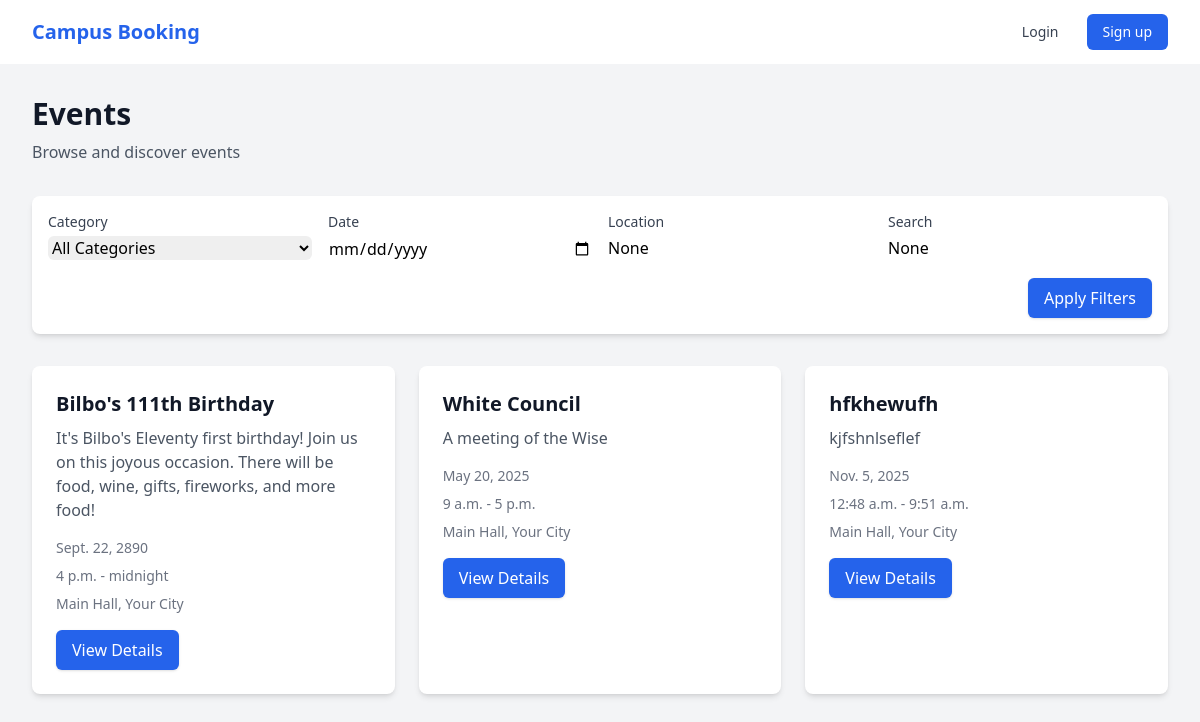
Screenshot of /events/ with the database file from the repository.
### home/models.py (models this page shows, shortened)
class Event(models.Model):
    STATUS_CHOICES = [
        ('draft', 'Draft'),
        ('published', 'Published'),
        ('cancelled', 'Cancelled'),
    ]
    title = models.CharField(max_length=200)
    description = models.TextField()
    category = models.ForeignKey(Category, on_delete=models.SET_NULL, null=True)
    venue = models.ForeignKey(Venue, on_delete=models.SET_NULL, null=True)
    date = models.DateField()
    start_time = models.TimeField()
    end_time = models.TimeField()
    organizer = models.ForeignKey(User, on_delete=models.CASCADE, related_name='organized_events')
    status = models.CharField(max_length=20, choices=STATUS_CHOICES, default='draft')
    allow_manual_invites = models.BooleanField(default=True)
    created_at = models.DateTimeField(auto_now_add=True)
    updated_at = models.DateTimeField(auto_now=True)

class Venue(models.Model):
    name = models.CharField(max_length=200)
    address = models.TextField()
    city = models.CharField(max_length=100)
    state = models.CharField(max_length=100)
    zip_code = models.CharField(max_length=20)
    created_at = models.DateTimeField(auto_now_add=True)

### home/views.py (the view)
# urls.py: path('events/', views.event_list, name='event_list'),
def event_list(request, username=None):
    if username:
        from django.contrib.auth.models import User
        calendar_user = get_object_or_404(User, username=username)
    else:
        calendar_user = request.user
    events = Event.objects.filter(status='published')
    category = request.GET.get('category')
    date = request.GET.get('date')
    location = request.GET.get('location')
    search = request.GET.get('search')
    if category:
        events = events.filter(category_id=category)
    if date:
        events = events.filter(date=date)
    if location:
        events = events.filter(venue__city__icontains=location)
    if search:
        events = events.filter(
            Q(title__icontains=search) |
            Q(description__icontains=search)
        )
    categories = Category.objects.all()
    venues = Venue.objects.all()
    is_owner = request.user.is_authenticated and request.user == calendar_user
    is_calendar_view = request.path.startswith('/calendar/')
    context = {
        'events': events,
        'categories': categories,
        'venues': venues,
        'current_category': category,
        'current_date': date,
        'current_location': location,
        'current_search': search,
        'is_organizer': request.user.is_authenticated and request.user.profile.role == 'organizer',
        'is_performer': request.user.is_authenticated and request.user.profile.role == 'performer',
        'calendar_username': calendar_user.username if calendar_user else None,
        'is_owner': is_owner,
        'is_calendar_view': is_calendar_view,
    }
    template = 'home/event_list.html' if is_calendar_view else 'home/events.html'
    return render(request, template, context)

### accounts/context_processors.py (called while the page is built)
def notification_processor(request):
    notification_count = 0
    if request.user.is_authenticated:
        notification_count = request.user.notifications.filter(is_read=False).count()
    return {
        'notification_count': notification_count
    }

### home/templates/home/events.html (shortened to what this page needs)
{% extends "base.html" %}
{% block content %}
<div class="min-h-screen bg-gray-100">
    <div class="max-w-7xl mx-auto px-4 sm:px-6 lg:px-8 py-8">
        <div class="mb-8">
            <h1 class="text-3xl font-bold text-gray-900">Events</h1>
            <p class="mt-2 text-gray-600">Browse and discover events</p>
        </div>
        <div class="bg-white rounded-lg shadow-md p-4 mb-8">
            <form method="get" class="grid grid-cols-1 md:grid-cols-4 gap-4">
                <div>
                    <label class="block text-sm font-medium text-gray-700">Category</label>
                    <select name="category" class="mt-1 block w-full rounded-md border-gray-300">
                        <option value="">All Categories</option>
                    </select>
                </div>
                <div>
                    <label class="block text-sm font-medium text-gray-700">Date</label>
                    <input type="date" name="date" value="{{ current_date }}" class="mt-1 block w-full rounded-md border-gray-300">
                </div>
                <div>
                    <label class="block text-sm font-medium text-gray-700">Location</label>
                    <input type="text" name="location" value="{{ current_location }}" placeholder="City" class="mt-1 block w-full rounded-md border-gray-300">
                </div>
                <div>
                    <label class="block text-sm font-medium text-gray-700">Search</label>
                    <input type="text" name="search" value="{{ current_search }}" placeholder="Search events..." class="mt-1 block w-full rounded-md border-gray-300">
                </div>
                <div class="md:col-span-4 flex justify-end">
                    <button type="submit" class="px-4 py-2 bg-blue-600 text-white rounded-md hover:bg-blue-700 shadow">Apply Filters</button>
                </div>
            </form>
        </div>
        <div class="grid grid-cols-1 md:grid-cols-2 lg:grid-cols-3 gap-6">
            {% for event in events %}
            <div class="bg-white rounded-lg shadow-md overflow-hidden">
                <div class="p-6">
                    <h2 class="text-xl font-semibold text-gray-900 mb-2">{{ event.title }}</h2>
                    <p class="text-gray-600 mb-4">{{ event.description|truncatewords:30 }}</p>
                    <div class="space-y-2">
                        <p class="text-sm text-gray-500">
                             {{ event.date }}
                        </p>
                        <p class="text-sm text-gray-500">
                             {{ event.start_time }} - {{ event.end_time }}
                        </p>
                        {% if event.venue %}
                        <p class="text-sm text-gray-500">
                             {{ event.venue.name }}, {{ event.venue.city }}
                        </p>
                        {% endif %}
                    </div>
                    <div class="mt-4">
                        <a href="{% url 'event_detail' event.id %}" class="inline-block px-4 py-2 bg-blue-600 text-white rounded-md hover:bg-blue-700 shadow">View Details</a>
                    </div>
                </div>
            </div>
            {% empty %}
            <div class="col-span-full text-center py-12">
                <p class="text-gray-600">No events found matching your criteria.</p>
            </div>
            {% endfor %}
        </div>
    </div>
</div>
{% endblock %}

### accounts/static/accounts/css/forms.css (style rules this page uses)
input[type="text"], input[type="email"], input[type="password"], textarea { @apply mt-1 block w-full rounded-md border-gray-300 shadow-sm focus:border-blue-500 focus:ring-blue-500 sm:text-sm; }
label { @apply block text-sm font-medium text-gray-700; }

### templates/base.html (style rules this page uses)
:root { color-scheme: light; }
body { @apply bg-gray-50 text-gray-900; }
.bg-white { @apply bg-white; }
.text-gray-700 { @apply text-gray-700; }
.border-gray-300 { @apply border-gray-300; }
.shadow { @apply shadow-gray-200; }

### rows the page displays
Event: title "Bilbo's 111th Birthday", description "It's Bilbo's Eleventy first birthday! Join us on this joyous occasion. There will be food, wine, gifts, fireworks, and more food!", date "Sept. 22, 2890", start_time "4 p.m.", end_time "midnight", venue.name "Main Hall", venue.city "Your City"
Event: title "White Council", description "A meeting of the Wise", date "May 20, 2025", start_time "9 a.m.", end_time "5 p.m.", venue.name "Main Hall", venue.city "Your City"
Event: title "hfkhewufh", description "kjfshnlseflef", date "Nov. 5, 2025", start_time "12:48 a.m.", end_time "9:51 a.m.", venue.name "Main Hall", venue.city "Your City"
